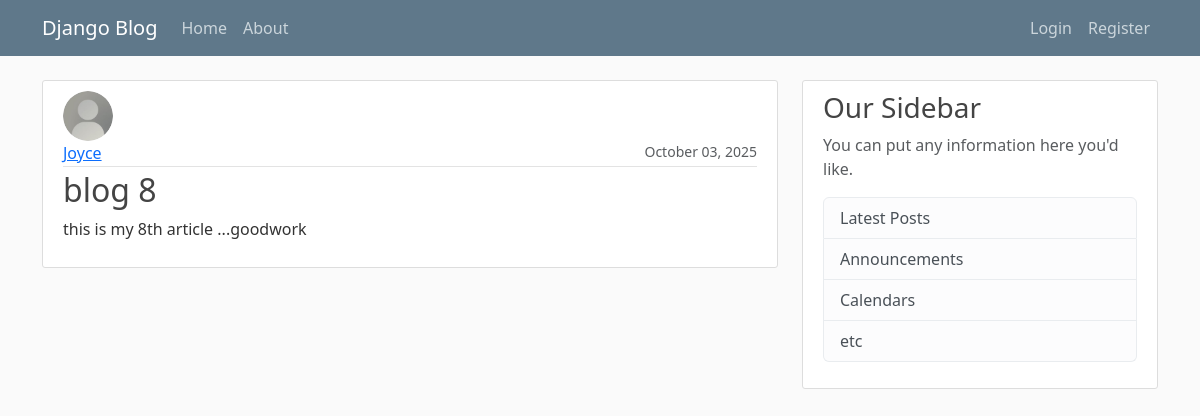
Screenshot of /post/9/ with the database file from the repository.
### blogs/models.py (models this page shows, shortened)
class Post(models.Model):
    title = models.CharField(max_length=100)
    content = models.TextField()
    date_posted = models.DateTimeField(default=timezone.now)
    author = models.ForeignKey(User, on_delete=models.CASCADE)

### users/models.py (models this page shows, shortened)
class Profile(models.Model):
    user = models.OneToOneField(User, on_delete=models.CASCADE)
    image = models.ImageField(default='default.jpg', upload_to='profile_pics')

### blogs/views.py (the view)
# urls.py: path('post/<int:pk>/', PostView.as_view(), name="post"),
class PostView(DetailView):
    model = Post
    template_name = 'blogs/post_detail.html'
    context_object_name = 'post'

### blogs/templates/blogs/post_detail.html (shortened to what this page needs)
{% extends 'blogs/main.html' %}
{% block content %}
<article class="media content-section">
    <img class="rounded-circle article-img align-self-start" src="{{post.author.profile.image.url}}">
    <div class="media-body">
        <div class="article-metadata d-flex justify-content-between">
            <a class="mr-2" href="{% url 'user-posts' post.author.username %}">{{ post.author }}</a>
            <small class="text-muted">{{ post.date_posted |date:"F d, Y" }}</small>
        </div>
        <h2 class="article-title">{{ post.title }}</h2>
        <p class="article-content">{{ post.content }}</p>
    </div>
</article>
{% endblock content %}

### blogs/static/blogs/main.css (style rules this page uses)
body { background: #fafafa; color: #333333; margin-top: 5rem; }
h1, h2, h3, h4, h5, h6 { color: #444444; }
.content-section { background: #ffffff; padding: 10px 20px; border: 1px solid #dddddd; border-radius: 3px; margin-bottom: 20px; }
.article-title { color: #444444; }
.article-content { white-space: pre-line; }
.article-img { height: 65px; width: 65px; margin-right: 16px; }
.article-metadata { padding-bottom: 1px; margin-bottom: 4px; border-bottom: 1px solid #e3e3e3 }

### blogs/templates/blogs/post_detail.html (style rules this page uses)
.rounded-circle.article-img { width: 50px; height: 50px; object-fit: cover; border-radius: 50%; margin-right: 15px; }

### rows the page displays
Post: author.profile.image (placeholder picture), author "Joyce", date_posted "October 03, 2025", title "blog 8", content "this is my 8th article ...goodwork"
